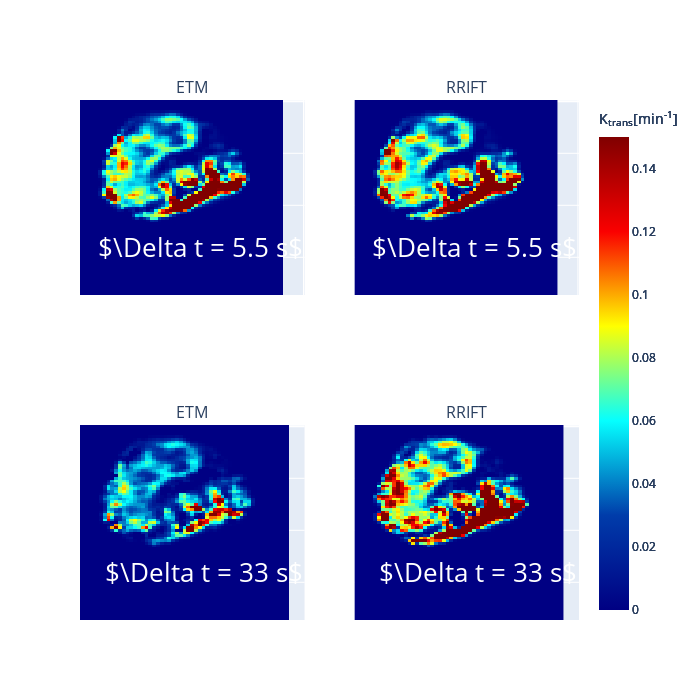

The cell this chart's notebook holds for it:
### Code cell
%get mapKtE1 --from MATLAB
%get mapKtR1 --from MATLAB
%get mapKtE2 --from MATLAB
%get mapKtR2 --from MATLAB

%get myS --from MATLAB

fig = make_subplots(rows=2, cols=2, column_widths=[0.5, 0.5], subplot_titles=('ETM', 'RRIFT', 'ETM', 'RRIFT'))

sub1 = go.Heatmap(z=mapKtE1[:,:,myS-1], zmin=0, zmax=0.15, colorscale='jet', colorbar={"title": 'K<sub>trans</sub>[min<sup>-1</sup>]'})
fig.append_trace(sub1,1,1)
sub2 = go.Heatmap(z=mapKtR1[:,:,myS-1], zmin=0, zmax=0.15, colorscale='jet', colorbar={"title": 'K<sub>trans</sub>[min<sup>-1</sup>]'})
fig.append_trace(sub2,1,2)
sub3 = go.Heatmap(z=mapKtE2[:,:,myS-1], zmin=0, zmax=0.15, colorscale='jet', colorbar={"title": 'K<sub>trans</sub>[min<sup>-1</sup>]'})
fig.append_trace(sub3,2,1)
sub4 = go.Heatmap(z=mapKtR2[:,:,myS-1], zmin=0, zmax=0.15, colorscale='jet', colorbar={"title": 'K<sub>trans</sub>[min<sup>-1</sup>]'})
fig.append_trace(sub4,2,2)

fig.add_annotation(text=r'$\Delta t = 5.5 s$',
                  xref="x", yref="y",
                  x=32, y=56, showarrow=False, font = dict(size = 26, color="white"), row=1, col=1)
fig.add_annotation(text=r'$\Delta t = 5.5 s$',
                  xref="x", yref="y",
                  x=32, y=56, showarrow=False, font = dict(size = 26, color="white"), row=1, col=2)
fig.add_annotation(text=r'$\Delta t = 33 s$',
                  xref="x", yref="y",
                  x=32, y=56, showarrow=False, font = dict(size = 26, color="white"), row=2, col=1)
fig.add_annotation(text=r'$\Delta t = 33 s$',
                  xref="x", yref="y",
                  x=32, y=56, showarrow=False, font = dict(size = 26, color="white"), row=2, col=2)

fig.update_layout(yaxis_autorange="reversed", width = 700, height = 700)

fig.update_yaxes(autorange="reversed", showticklabels = False)
fig.update_xaxes(showticklabels = False)

fig.show()

### Figure 1 — Plotly figure (JSON) as saved in the notebook; plotly's stock layout.template omitted (floating-point values rounded to 4 significant figures; data arrays with more than 128 entries replaced by an {"elided": "..."} marker saying what was removed)
{"data": [{"colorbar": {"title": {"text": "K<sub>trans</sub>[min<sup>-1</sup>]"}}, "colorscale": [[0, "rgb(0,0,131)"], [0.2, "rgb(0,60,170)"], [0.4, "rgb(5,255,255)"], [0.6, "rgb(255,255,0)"], [0.8, "rgb(250,0,0)"], [1, "rgb(128,0,0)"]], "type": "heatmap", "xaxis": "x", "yaxis": "y", "z": {"elided": "75x55 float values"}, "zmax": 0.15, "zmin": 0}, {"colorbar": {"title": {"text": "K<sub>trans</sub>[min<sup>-1</sup>]"}}, "colorscale": [[0, "rgb(0,0,131)"], [0.2, "rgb(0,60,170)"], [0.4, "rgb(5,255,255)"], [0.6, "rgb(255,255,0)"], [0.8, "rgb(250,0,0)"], [1, "rgb(128,0,0)"]], "type": "heatmap", "xaxis": "x2", "yaxis": "y2", "z": {"elided": "75x55 float values"}, "zmax": 0.15, "zmin": 0}, {"colorbar": {"title": {"text": "K<sub>trans</sub>[min<sup>-1</sup>]"}}, "colorscale": [[0, "rgb(0,0,131)"], [0.2, "rgb(0,60,170)"], [0.4, "rgb(5,255,255)"], [0.6, "rgb(255,255,0)"], [0.8, "rgb(250,0,0)"], [1, "rgb(128,0,0)"]], "type": "heatmap", "xaxis": "x3", "yaxis": "y3", "z": {"elided": "75x55 float values"}, "zmax": 0.15, "zmin": 0}, {"colorbar": {"title": {"text": "K<sub>trans</sub>[min<sup>-1</sup>]"}}, "colorscale": [[0, "rgb(0,0,131)"], [0.2, "rgb(0,60,170)"], [0.4, "rgb(5,255,255)"], [0.6, "rgb(255,255,0)"], [0.8, "rgb(250,0,0)"], [1, "rgb(128,0,0)"]], "type": "heatmap", "xaxis": "x4", "yaxis": "y4", "z": {"elided": "75x55 float values"}, "zmax": 0.15, "zmin": 0}], "layout": {"annotations": [{"font": {"size": 16}, "showarrow": false, "text": "ETM", "x": 0.225, "xanchor": "center", "xref": "paper", "y": 1, "yanchor": "bottom", "yref": "paper"}, {"font": {"size": 16}, "showarrow": false, "text": "RRIFT", "x": 0.775, "xanchor": "center", "xref": "paper", "y": 1, "yanchor": "bottom", "yref": "paper"}, {"font": {"size": 16}, "showarrow": false, "text": "ETM", "x": 0.225, "xanchor": "center", "xref": "paper", "y": 0.375, "yanchor": "bottom", "yref": "paper"}, {"font": {"size": 16}, "showarrow": false, "text": "RRIFT", "x": 0.775, "xanchor": "center", "xref": "paper", "y": 0.375, "yanchor": "bottom", "yref": "paper"}, {"font": {"color": "white", "size": 26}, "showarrow": false, "text": "$\\Delta t = 5.5 s$", "x": 32, "xref": "x", "y": 56, "yref": "y"}, {"font": {"color": "white", "size": 26}, "showarrow": false, "text": "$\\Delta t = 5.5 s$", "x": 32, "xref": "x2", "y": 56, "yref": "y2"}, {"font": {"color": "white", "size": 26}, "showarrow": false, "text": "$\\Delta t = 33 s$", "x": 32, "xref": "x3", "y": 56, "yref": "y3"}, {"font": {"color": "white", "size": 26}, "showarrow": false, "text": "$\\Delta t = 33 s$", "x": 32, "xref": "x4", "y": 56, "yref": "y4"}], "height": 700, "width": 700, "xaxis": {"anchor": "y", "domain": [0, 0.45], "showticklabels": false}, "xaxis2": {"anchor": "y2", "domain": [0.55, 1], "showticklabels": false}, "xaxis3": {"anchor": "y3", "domain": [0, 0.45], "showticklabels": false}, "xaxis4": {"anchor": "y4", "domain": [0.55, 1], "showticklabels": false}, "yaxis": {"anchor": "x", "autorange": "reversed", "domain": [0.625, 1], "showticklabels": false}, "yaxis2": {"anchor": "x2", "autorange": "reversed", "domain": [0.625, 1], "showticklabels": false}, "yaxis3": {"anchor": "x3", "autorange": "reversed", "domain": [0, 0.375], "showticklabels": false}, "yaxis4": {"anchor": "x4", "autorange": "reversed", "domain": [0, 0.375], "showticklabels": false}}}
